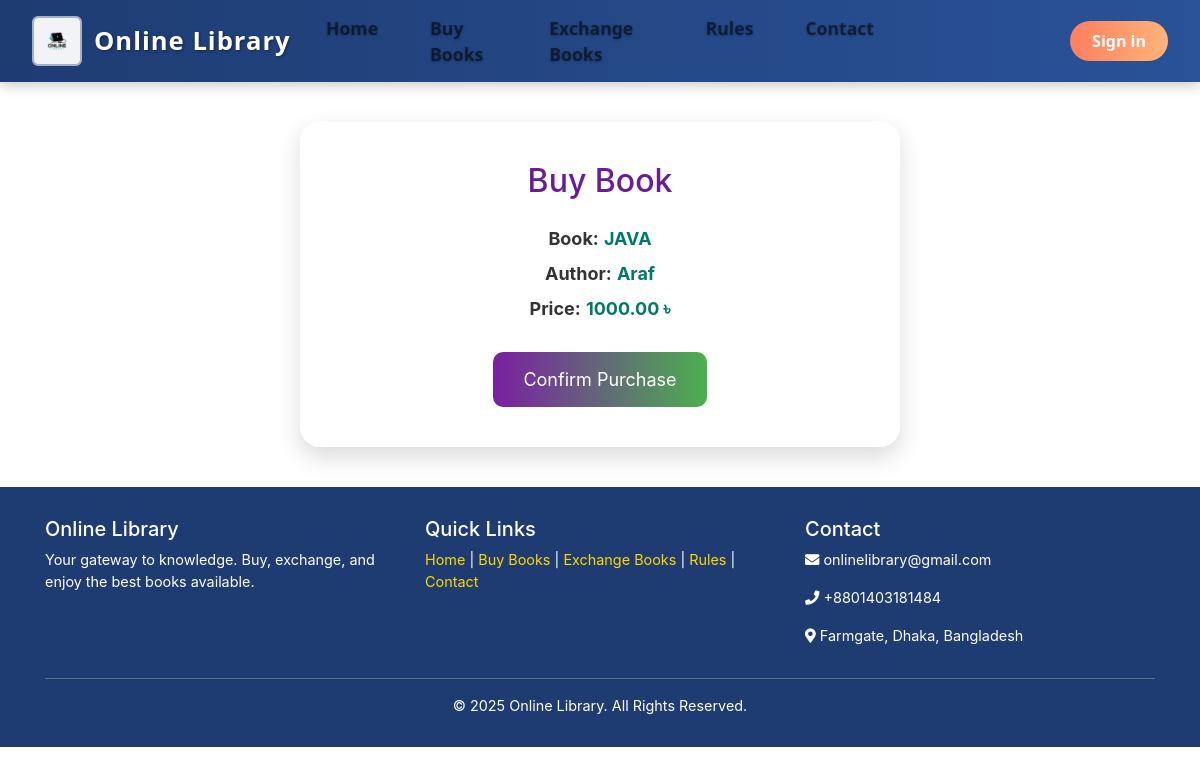
Page /sell/buy/1/ on the earlier database version.
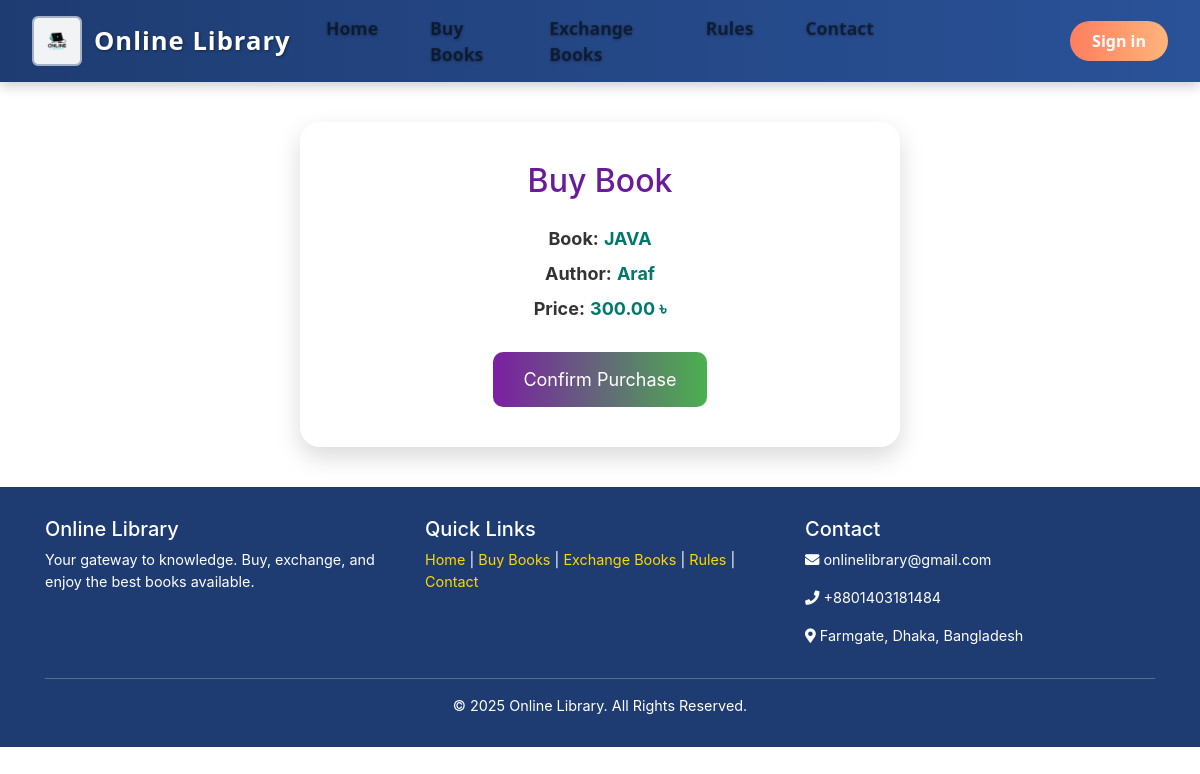
Same page on the later database version.
### sell_books/models.py (models this page shows, shortened)
class SellBook(models.Model):
    name = models.CharField(max_length=100, unique=True, blank=True, null=True)
    booktype = models.ForeignKey(BookType, on_delete=models.CASCADE)
    author = models.CharField(max_length=100, blank=True, null=True)
    price = models.DecimalField(max_digits=8, decimal_places=2)
    image = models.ImageField(upload_to='sell_book_images/', blank=True, null=True)

### sell_books/views.py (the view)
# urls.py: path('sell/buy/<int:book_id>/', views.buy_book_view, name='buy-book'),
def buy_book_view(request, book_id):
    book = get_object_or_404(SellBook, id=book_id)
    if request.method == 'POST':
        return redirect('buy-success', buy_id=book.id)
    return render(request, 'sellbooks/sellbooks.html', {'book': book})

### template/sellbooks/sellbooks.html (shortened to what this page needs)
{% extends "users/base.html" %}
{% block content %}
<div class="buy-container">
  <h2>Buy Book</h2>
  <div class="book-details">
    <p><strong>Book:</strong> <span>{{ book.name }}</span></p>
    <p><strong>Author:</strong> <span>{{ book.author }}</span></p>
    <p><strong>Price:</strong> <span>{{ book.price }} ৳</span></p>
  </div>
  <form method="post">
    <button type="submit">Confirm Purchase</button>
  </form>
</div>
{% endblock %}

Differences in the rows shown:
changed SellBook "JAVA": price "1000.00" → "300.00"
